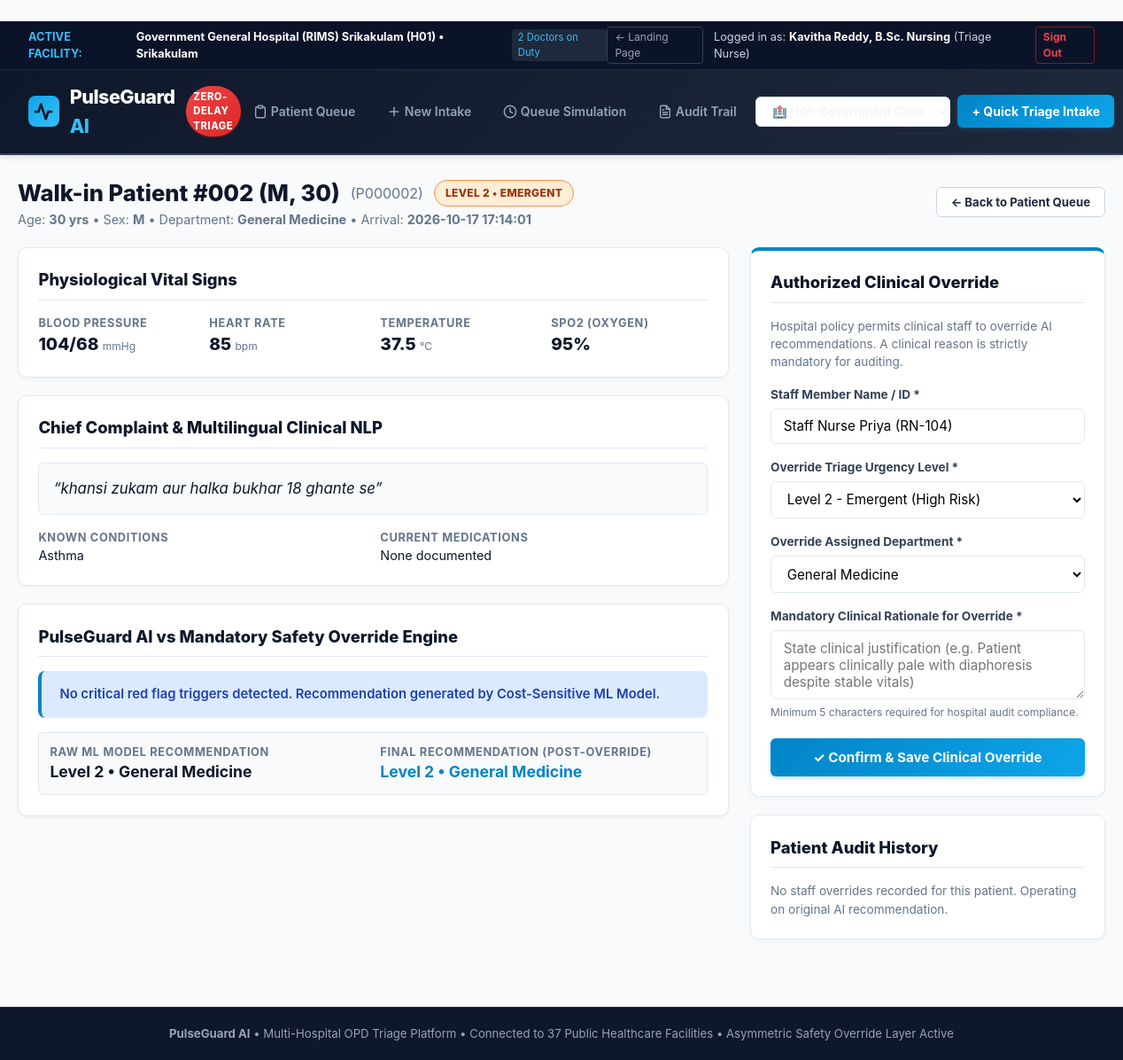
Page /patient/P000002 (signed in) on the committed database.
### tables this page shows
CREATE TABLE hospitals (
            hospital_id TEXT PRIMARY KEY,
            name TEXT NOT NULL,
            code TEXT NOT NULL,
            city TEXT,
            state TEXT,
            facility_type TEXT DEFAULT 'Government General Hospital',
            doctors_on_duty INTEGER DEFAULT 2,
            daily_walkins INTEGER DEFAULT 800,
            active_surge_mode INTEGER DEFAULT 0,
            created_at TIMESTAMP DEFAULT CURRENT_TIMESTAMP
        , district TEXT);

CREATE TABLE patients (
            patient_id TEXT PRIMARY KEY,
            name TEXT,
            age REAL,
            sex TEXT,
            bp_systolic REAL,
            bp_diastolic REAL,
            pulse REAL,
            temp_c REAL,
            spo2 REAL,
            chief_complaint TEXT,
            known_conditions TEXT,
            medication_list TEXT,
            language_style TEXT,
            created_at TIMESTAMP DEFAULT CURRENT_TIMESTAMP
        , hospital_id TEXT DEFAULT 'HOSP_01');

CREATE TABLE triage_assessments (
            assessment_id INTEGER PRIMARY KEY AUTOINCREMENT,
            patient_id TEXT,
            ai_triage_level INTEGER,
            ai_department TEXT,
            ai_abstain INTEGER,
            final_triage_level INTEGER,
            final_department TEXT,
            detected_red_flags TEXT,
            clinical_rationale TEXT,
            level_probabilities TEXT,
            status TEXT DEFAULT 'WAITING',
            nurse_reviewed INTEGER DEFAULT 0,
            created_at TIMESTAMP DEFAULT CURRENT_TIMESTAMP, hospital_id TEXT DEFAULT 'HOSP_01',
            FOREIGN KEY (patient_id) REFERENCES patients(patient_id)
        );

### app.py (the view)
@app.route("/patient/<patient_id>")
@login_required
def patient_detail(patient_id):
    patient = db.get_patient_detail(patient_id)
    if not patient:
        flash("Patient record not found.", "warning")
        return redirect(url_for("index"))
    return render_template("patient_detail.html", patient=patient)

### templates/patient_detail.html (shortened to what this page needs)
﻿{% extends "base.html" %}
{% block content %}
<div style="margin-bottom: 1.25rem; display: flex; justify-content: space-between; align-items: center; flex-wrap: wrap; gap: 1rem;">
  <div>
    <div style="display: flex; align-items: center; gap: 0.75rem;">
      <h2 style="font-size: 1.6rem; font-weight: 800;">{{ patient.name }}</h2>
      <span style="color: var(--text-muted); font-size: 1rem;">({{ patient.patient_id }})</span>
      {% if patient.assessment %}
        {% if patient.assessment.ai_abstain == 1 and patient.assessment.nurse_reviewed == 0 %}
          <span class="badge badge-ab">CANNOT ASSESS &mdash; SEND TO NURSE NOW</span>
        {% elif patient.assessment.final_triage_level == 1 %}
          <span class="badge badge-l1">LEVEL 1 &bull; RESUSCITATION</span>
        {% elif patient.assessment.final_triage_level == 2 %}
          <span class="badge badge-l2">LEVEL 2 &bull; EMERGENT</span>
        {% elif patient.assessment.final_triage_level == 3 %}
          <span class="badge badge-l3">LEVEL 3 &bull; URGENT</span>
        {% elif patient.assessment.final_triage_level == 4 %}
          <span class="badge badge-l4">LEVEL 4 &bull; LESS URGENT</span>
        {% else %}
          <span class="badge badge-l5">LEVEL 5 &bull; NON-URGENT</span>
        {% endif %}
      {% endif %}
    </div>
    <p style="color: var(--text-muted); font-size: 0.9rem;">
      Age: <strong>{{ patient.age|round|int if patient.age else 'Unknown' }} yrs</strong> &bull;
      Sex: <strong>{{ patient.sex }}</strong> &bull;
      Department: <strong>{{ patient.assessment.final_department if patient.assessment else 'Unassigned' }}</strong> &bull;
      Arrival: <strong>{{ patient.created_at }}</strong>
    </p>
  </div>
  <div>
    <a href="{{ url_for('index') }}" class="preset-btn" style="text-decoration: none; padding: 0.5rem 1rem;">&larr; Back to Patient Queue</a>
  </div>
</div>
<div class="detail-grid">
  <div>
    <div class="card">
      <div class="card-title">Physiological Vital Signs</div>
      <div style="display: grid; grid-template-columns: repeat(auto-fit, minmax(130px, 1fr)); gap: 1rem;">
        <div>
          <span class="stat-title">Blood Pressure</span>
          <div style="font-size: 1.2rem; font-weight: 800;">
            {{ patient.bp_systolic|round|int if patient.bp_systolic else '--' }}/{{ patient.bp_diastolic|round|int if patient.bp_diastolic else '--' }}
            <span style="font-size: 0.75rem; font-weight: normal; color: var(--text-muted);">mmHg</span>
          </div>
        </div>
        <div>
          <span class="stat-title">Heart Rate</span>
          <div style="font-size: 1.2rem; font-weight: 800;">
            {{ patient.pulse|round|int if patient.pulse else '--' }}
            <span style="font-size: 0.75rem; font-weight: normal; color: var(--text-muted);">bpm</span>
          </div>
        </div>
        <div>
          <span class="stat-title">Temperature</span>
          <div style="font-size: 1.2rem; font-weight: 800;">
            {{ patient.temp_c|round(1) if patient.temp_c else '--' }}
            <span style="font-size: 0.75rem; font-weight: normal; color: var(--text-muted);">&deg;C</span>
          </div>
        </div>
        <div>
          <span class="stat-title">SpO2 (Oxygen)</span>
          <div style="font-size: 1.2rem; font-weight: 800;">
            {{ patient.spo2|round|int if patient.spo2 else '--' }}%
          </div>
        </div>
      </div>
    </div>
    <div class="card">
      <div class="card-title">Chief Complaint &amp; Multilingual Clinical NLP</div>
      <div style="background-color: #f8fafc; padding: 1rem; border-radius: 6px; border: 1px solid var(--border); font-size: 1.05rem; font-style: italic; margin-bottom: 1rem;">
        &ldquo;{{ patient.chief_complaint }}&rdquo;
      </div>
      <div style="display: grid; grid-template-columns: 1fr 1fr; gap: 1rem;">
        <div>
          <span class="stat-title">Known Conditions</span>
          <p style="font-size: 0.9rem;">{{ patient.known_conditions if patient.known_conditions else 'None documented' }}</p>
        </div>
        <div>
          <span class="stat-title">Current Medications</span>
          <p style="font-size: 0.9rem;">{{ patient.medication_list if patient.medication_list else 'None documented' }}</p>
        </div>
      </div>
    </div>
    {% if patient.assessment %}
    <div class="card">
      <div class="card-title">PulseGuard AI vs Mandatory Safety Override Engine</div>
      {% if patient.assessment.clinical_rationale %}
        <div style="margin-bottom: 1rem;">
          <strong style="color: #991b1b; font-size: 0.9rem;">MANDATORY CLINICAL SAFETY ESCALATIONS TRIGGERED:</strong>
          <ul style="margin-top: 0.5rem; padding-left: 1.25rem;">
            {% for exp in patient.assessment.clinical_rationale %}
              <li style="color: #991b1b; font-size: 0.9rem; margin-bottom: 0.25rem; font-weight: 600;">{{ exp }}</li>
            {% endfor %}
          </ul>
        </div>
      {% else %}
        <div class="alert-banner alert-info" style="margin-bottom: 1rem;">
          No critical red flag triggers detected. Recommendation generated by Cost-Sensitive ML Model.
        </div>
      {% endif %}
      <div style="display: grid; grid-template-columns: 1fr 1fr; gap: 1rem; padding: 0.75rem; background: #f8fafc; border-radius: 6px; border: 1px solid var(--border);">
        <div>
          <span class="stat-title">Raw ML Model Recommendation</span>
          <div style="font-size: 1.1rem; font-weight: 700;">
            Level {{ patient.assessment.ai_triage_level }} &bull; {{ patient.assessment.ai_department }}
          </div>
        </div>
        <div>
          <span class="stat-title">Final Recommendation (Post-Override)</span>
          <div style="font-size: 1.1rem; font-weight: 700; color: #0284c7;">
            Level {{ patient.assessment.final_triage_level }} &bull; {{ patient.assessment.final_department }}
          </div>
        </div>
      </div>
    </div>
    {% endif %}
  </div>
  <div>
    <div class="card" style="border-top: 4px solid var(--primary);">
      <div class="card-title">Authorized Clinical Override</div>
      <p style="font-size: 0.85rem; color: var(--text-muted); margin-bottom: 1rem;">
        Hospital policy permits clinical staff to override AI recommendations. A clinical reason is strictly mandatory for auditing.
      </p>
      {% if patient.assessment %}
      <form method="POST" action="{{ url_for('override') }}" onsubmit="return validateOverrideForm(event)">
        <div class="form-group" style="margin-bottom: 1rem;">
          <label for="nurse_name">Staff Member Name / ID *</label>
          <input type="text" id="nurse_name" name="nurse_name" required placeholder="e.g. Staff Nurse Priya, RN" value="Staff Nurse Priya (RN-104)">
        </div>
        <div class="form-group" style="margin-bottom: 1rem;">
          <label for="new_level">Override Triage Urgency Level *</label>
          <select id="new_level" name="new_level" required>
            <option value="2" {% if patient.assessment.final_triage_level == 2 %}selected{% endif %}>Level 2 - Emergent (High Risk)</option>
          </select>
        </div>
        <div class="form-group" style="margin-bottom: 1rem;">
          <label for="new_dept">Override Assigned Department *</label>
          <select id="new_dept" name="new_dept" required>
            {% for d in ["Emergency", "General Medicine", "Pediatrics", "Orthopedics", "Surgery", "Gastroenterology", "Pulmonology", "Dermatology", "ENT", "Ophthalmology", "Dental", "Obstetrics & Gynecology"] %}
              <option value="{{ d }}" {% if patient.assessment.final_department == d %}selected{% endif %}>{{ d }}</option>
            {% endfor %}
          </select>
        </div>
        <div class="form-group" style="margin-bottom: 1.25rem;">
          <label for="override_reason">Mandatory Clinical Rationale for Override *</label>
          <textarea id="override_reason" name="override_reason" rows="3" required placeholder="State clinical justification (e.g. Patient appears clinically pale with diaphoresis despite stable vitals)"></textarea>
          <small style="color: var(--text-muted); font-size: 0.75rem;">Minimum 5 characters required for hospital audit compliance.</small>
        </div>
        <button type="submit" class="btn-primary" style="width: 100%; padding: 0.75rem;">
          &check; Confirm &amp; Save Clinical Override
        </button>
      </form>
      {% endif %}
    </div>
    <div class="card">
      <div class="card-title">Patient Audit History</div>
      {% if patient.overrides %}
        <div style="font-size: 0.85rem;">
          {% for o in patient.overrides %}
            <div style="padding: 0.65rem 0; border-bottom: 1px solid var(--border);">
              <div style="display: flex; justify-content: space-between; font-weight: 700; color: #334155;">
                <span>{{ o.nurse_name }}</span>
                <span style="color: var(--text-muted); font-size: 0.75rem;">{{ o.created_at }}</span>
              </div>
              <div style="color: #0284c7; font-weight: 700; margin: 0.2rem 0;">
                Level {{ o.previous_level }} ({{ o.previous_dept }}) &rarr; Level {{ o.new_level }} ({{ o.new_dept }})
              </div>
              <div style="color: #64748b; font-style: italic;">
                &ldquo;{{ o.reason }}&rdquo;
              </div>
            </div>
          {% endfor %}
        </div>
      {% else %}
        <p style="font-size: 0.85rem; color: var(--text-muted);">No staff overrides recorded for this patient. Operating on original AI recommendation.</p>
      {% endif %}
    </div>
  </div>
</div>
{% endblock %}

### templates/base.html (shortened to what this page needs)
<!DOCTYPE html>
<html lang="en">
<head>
  <link rel="stylesheet" href="{{ url_for('static', filename='css/style.css') }}">
</head>
<body>
  <div style="background-color: #0b1329; color: #94a3b8; padding: 0.35rem 2rem; font-size: 0.8rem; display: flex; justify-content: space-between; align-items: center; border-bottom: 1px solid #1e293b;">
    <div style="display: flex; align-items: center; gap: 0.75rem;">
      <span style="color: #38bdf8; font-weight: 700;">ACTIVE FACILITY:</span>
      {% if current_hospital %}
        <span style="color: #ffffff; font-weight: 700;">{{ current_hospital.name }} ({{ current_hospital.code }}) &bull; {{ current_hospital.city }}</span>
      {% else %}
        <span style="color: #ffffff;">Network Central Gateway</span>
      {% endif %}
      <span style="background: #1e293b; color: #38bdf8; padding: 0.1rem 0.4rem; border-radius: 4px; font-size: 0.7rem;">2 Doctors on Duty</span>
    </div>
    <div style="display: flex; align-items: center; gap: 0.75rem;">
      <a href="{{ url_for('landing') }}" style="color: #94a3b8; text-decoration: none; font-size: 0.75rem; border: 1px solid #334155; padding: 0.15rem 0.5rem; border-radius: 4px; transition: color 0.2s;" onmouseover="this.style.color='#38bdf8'" onmouseout="this.style.color='#94a3b8'">&larr; Landing Page</a>
      {% if current_user %}
        <span style="color: #cbd5e1;">Logged in as: <strong style="color: #ffffff;">{{ current_user.full_name }}</strong> ({{ current_user.role }})</span>
        <a href="{{ url_for('logout') }}" style="color: #ef4444; text-decoration: none; font-weight: 700; font-size: 0.75rem; border: 1px solid #7f1d1d; padding: 0.15rem 0.5rem; border-radius: 4px;">Sign Out</a>
      {% else %}
        <a href="{{ url_for('login') }}" style="color: #38bdf8; text-decoration: none; font-weight: 700;">Staff Login &rarr;</a>
      {% endif %}
    </div>
  </div>
  <header class="navbar">
    <a href="{{ url_for('landing') }}" class="nav-brand" title="PulseGuard AI Home">
      <div class="brand-icon">
        <svg width="22" height="22" viewBox="0 0 24 24" fill="none" stroke="currentColor" stroke-width="2.8" stroke-linecap="round" stroke-linejoin="round">
          <path d="M22 12h-4l-3 9L9 3l-3 9H2"/>
        </svg>
      </div>
      <span>PulseGuard <span style="color: #38bdf8;">AI</span></span>
      <span class="brand-badge">Zero-Delay Triage</span>
    </a>
    <nav class="nav-links">
      <a href="{{ url_for('index') }}" class="nav-link {% if request.endpoint == 'index' %}active{% endif %}">
        Patient Queue
      </a>
      <a href="{{ url_for('intake') }}" class="nav-link {% if request.endpoint == 'intake' %}active{% endif %}">
        <svg width="16" height="16" viewBox="0 0 24 24" fill="none" stroke="currentColor" stroke-width="2.2" stroke-linecap="round" stroke-linejoin="round" style="vertical-align: -2px; margin-right: 4px;"><line x1="12" y1="5" x2="12" y2="19"></line><line x1="5" y1="12" x2="19" y2="12"></line></svg>
        New Intake
      </a>
      <a href="{{ url_for('simulation') }}" class="nav-link {% if request.endpoint == 'simulation' %}active{% endif %}">
        <svg width="16" height="16" viewBox="0 0 24 24" fill="none" stroke="currentColor" stroke-width="2.2" stroke-linecap="round" stroke-linejoin="round" style="vertical-align: -2px; margin-right: 4px;"><circle cx="12" cy="12" r="10"></circle><polyline points="12 6 12 12 16 14"></polyline></svg>
        Queue Simulation
      </a>
      <a href="{{ url_for('audit') }}" class="nav-link {% if request.endpoint == 'audit' %}active{% endif %}">
        Audit Trail
      </a>
      {% if all_hospitals %}
        <div style="position: relative; display: inline-block;">
          <select onchange="window.location.href='/switch-hospital/' + this.value" class="table-select facility-nav-select" title="Switch active government hospital">
            {% for h in all_hospitals %}
              <option value="{{ h.hospital_id }}" {% if current_hospital and current_hospital.hospital_id == h.hospital_id %}selected{% endif %}>
                🏥 {{ h.code }}: {{ h.name }}
              </option>
            {% endfor %}
          </select>
        </div>
      {% endif %}
      <a href="{{ url_for('intake') }}" class="nav-btn">+ Quick Triage Intake</a>
    </nav>
  </header>
  <main class="container">
    {% block content %}{% endblock %}
  </main>
  <footer>
    <p><strong>PulseGuard AI</strong> &bull; Multi-Hospital OPD Triage Platform &bull; Connected to {{ all_hospitals|length if all_hospitals else '5' }} Public Healthcare Facilities &bull; Asymmetric Safety Override Layer Active</p>
  </footer>
</body>
</html>

### rows in the picture
hospitals: name "Government General Hospital (RIMS) Srikakulam", code "H01", city "Srikakulam"
patients: name "Walk-in Patient #002 (M, 30)", patient_id "P000002", age "30", sex "M", created_at "2026-10-17 17:14:01", bp_systolic "104", bp_diastolic "68", pulse "85", temp_c "37.5", spo2 "95", chief_complaint "khansi zukam aur halka bukhar 18 ghante se", known_conditions "Asthma"
triage_assessments: assessment "General Medicine", assessment.ai_triage_level "2", assessment.ai_department "General Medicine", assessment.final_triage_level "2", assessment.final_department "General Medicine", new_level "Level 2 - Emergent (High Risk)", new_dept "General Medicine"

### other values in the picture
{{ current_user.full_name }} "Kavitha Reddy, B.Sc. Nursing"
{{ current_user.role }} "Triage Nurse"
{{ all_hospitals|length if all_hospitals else '5' }} "37"
